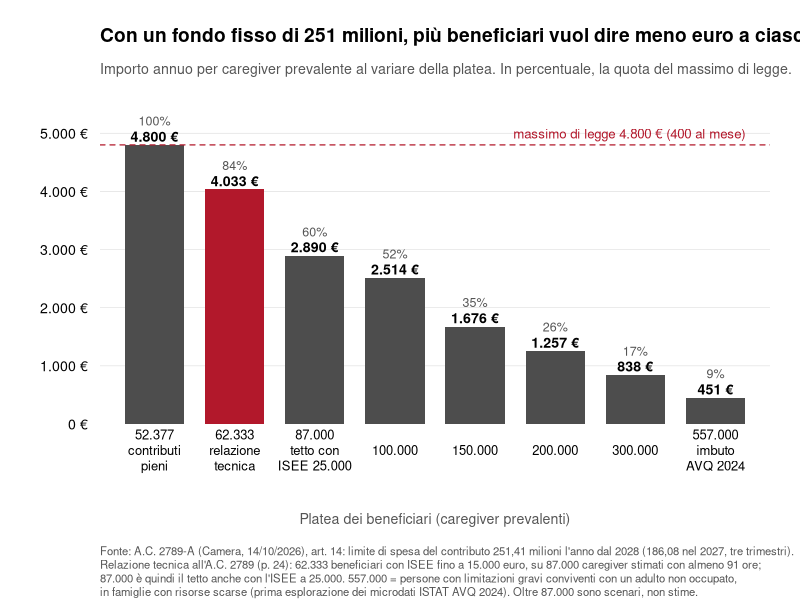
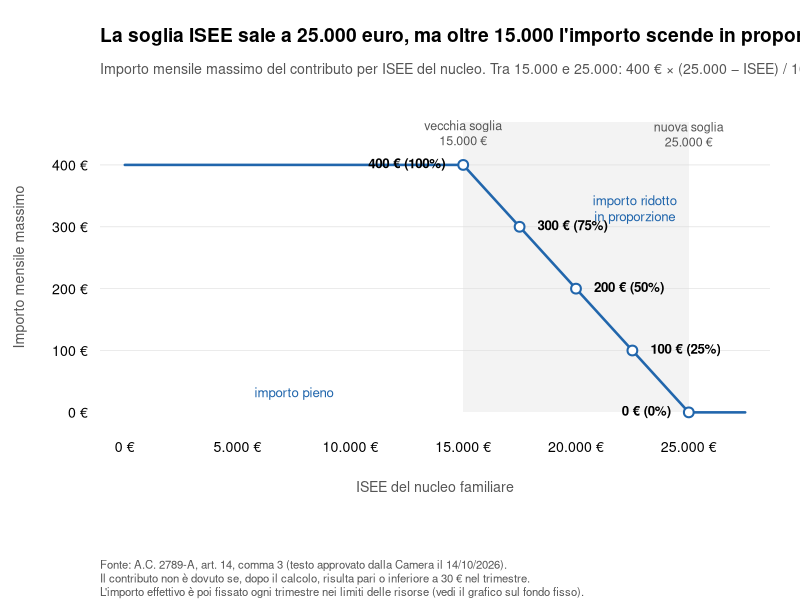
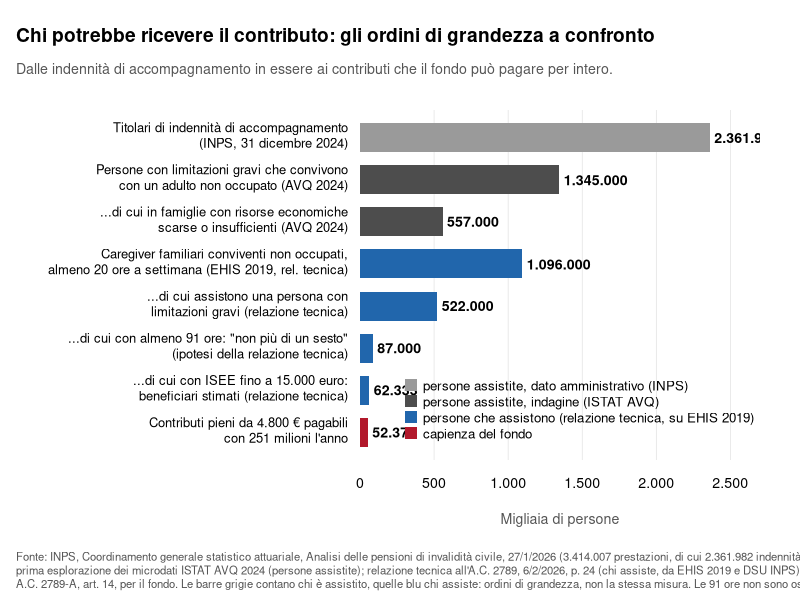

Write R code to recreate these figures, in order.
# =============================================================================
# 09_grafici_fondo_fisso.R
# Tre grafici per l'Allegato A della tesina, con R di base (nessun pacchetto).
#  G06  importo annuo per beneficiario al variare della platea (fondo fisso)
#  G07  formula dell'ISEE tra 15.000 e 25.000 euro
#  G08  gli ordini di grandezza della platea a confronto
# Gli stessi numeri dello script 08_fondo_fisso_platea.R.
# Se sul Mac le lettere accentate escono male, lancia prima:
#   Sys.setlocale("LC_ALL", "it_IT.UTF-8")
# =============================================================================

# --- Parametri (identici allo script 08) -------------------------------------
# Limite di spesa del contributo (art. 14, comma 5, del testo approvato dalla Camera):
# 186,08 milioni nel 2027 (si pagano tre trimestri), 251,41 milioni nel 2028,
# 251,21 nel 2029-2034, 251,01 dal 2035. Lo stanziamento complessivo della legge
# (257 milioni nel 2027, 260 dal 2028) comprende anche piattaforma e personale INPS.
FONDO_CONTRIBUTO <- 251.41e6          # euro l'anno a regime (2028)
FONDO_2027       <- 186.08e6          # euro nel 2027, tre trimestri
CONTRIBUTO_MAX <- 1200 * 4            # 4.800 euro l'anno
ISEE_PIENO     <- 15000
ISEE_MAX       <- 25000
# Relazione tecnica al disegno di legge (A.C. 2789, 6/2/2026, p. 24 dello stampato):
RT_CONVIVENTI_20H      <- 1096000   # caregiver familiari conviventi non occupati, almeno 20 ore (EHIS 2019)
RT_NON_OCCUPATI        <- 522000    # ...di cui assistono una persona con limitazioni gravi
RT_PLATEA_MAX          <- 87000     # ...di cui con almeno 91 ore: "non piu' di un sesto" (ipotesi del Governo)
RT_BENEFICIARI         <- 62333     # ...di cui con ISEE fino a 15.000 euro (71,64%, dati DSU INPS 2023-24)
AVQ_CONVIVENTI_NON_OCC <- 1345000
AVQ_RISORSE_SCARSE     <- 557000

# --- Aspetto comune -------------------------------------------------------------
# Sul Mac R scrive i PNG con "quartz"; altrove con "cairo" (serve per le lettere accentate).
TIPO_PNG <- if (Sys.info()[["sysname"]] == "Darwin") "quartz" else "cairo"
GRIGIO  <- "#4D4D4D"
ROSSO   <- "#B2182B"
BLU     <- "#2166AC"
GRIGLIA <- "#DDDDDD"
TESTO2  <- "#555555"
it <- function(x, dec = 0) format(round(x, dec), big.mark = ".", decimal.mark = ",", trim = TRUE)

dir.create(file.path("output", "grafici"), showWarnings = FALSE, recursive = TRUE)
apri <- function(nome, larghezza = 10, altezza = 6.4) {
  png(file.path("output", "grafici", paste0(nome, ".png")),
      width = larghezza, height = altezza, units = "in", res = 240, type = TIPO_PNG)
  par(family = "sans", mar = c(8.8, 5, 5.5, 1.5), mgp = c(3, 0.6, 0), las = 1,
      cex.axis = 0.85, bty = "n")
}
titoli <- function(titolo, sottotitolo, fonte) {
  mtext(titolo, side = 3, line = 3.2, adj = 0, font = 2, cex = 1.15)
  mtext(sottotitolo, side = 3, line = 1.6, adj = 0, cex = 0.85, col = TESTO2)
  mtext(fonte, side = 1, line = 7.8, adj = 0, cex = 0.68, col = TESTO2)
}

# =============================================================================
# G06 - importo annuo per beneficiario con fondo fisso
# =============================================================================
platea  <- c(FONDO_CONTRIBUTO / CONTRIBUTO_MAX, RT_BENEFICIARI, RT_PLATEA_MAX, 100000,
             150000, 200000, 300000, AVQ_RISORSE_SCARSE)
importo <- pmin(CONTRIBUTO_MAX, FONDO_CONTRIBUTO / platea)
etich   <- c(paste0(it(round(FONDO_CONTRIBUTO / CONTRIBUTO_MAX)), "\ncontributi\npieni"), "62.333\nrelazione\ntecnica", "87.000\ntetto con\nISEE 25.000", "100.000",
             "150.000", "200.000", "300.000", "557.000\nimbuto\nAVQ 2024")
colori  <- rep(GRIGIO, length(platea)); colori[2] <- ROSSO

apri("G06_importo_per_beneficiario_fondo_fisso")
b <- barplot(importo, names.arg = rep("", length(platea)), col = colori, border = NA,
             ylim = c(0, 5400), yaxt = "n", space = 0.35)
abline(h = seq(1000, 5000, 1000), col = GRIGLIA, lwd = 0.6)
barplot(importo, col = colori, border = NA, add = TRUE, axes = FALSE, names.arg = rep("", 8), space = 0.35)
axis(2, at = seq(0, 5000, 1000), labels = paste(it(seq(0, 5000, 1000)), "€"), col = NA, col.ticks = NA)
abline(h = CONTRIBUTO_MAX, col = ROSSO, lty = 2, lwd = 1.2)
text(max(b) + 0.5, CONTRIBUTO_MAX + 170, "massimo di legge 4.800 € (400 al mese)",
     adj = 1, cex = 0.8, col = ROSSO)
text(b, importo + 150, paste0(it(importo), " €"), cex = 0.85, font = 2)
text(b, importo + 420, paste0(round(100 * importo / CONTRIBUTO_MAX), "%"), cex = 0.75, col = TESTO2)
mtext(etich, side = 1, at = b, line = 0.5, cex = 0.78, padj = 0.5)
mtext("Platea dei beneficiari (caregiver prevalenti)", side = 1, line = 4.2, cex = 0.85, col = TESTO2)
titoli("Con un fondo fisso di 251 milioni, più beneficiari vuol dire meno euro a ciascuno",
       "Importo annuo per caregiver prevalente al variare della platea. In percentuale, la quota del massimo di legge.",
       paste0("Fonte: A.C. 2789-A (Camera, 14/10/2026), art. 14: limite di spesa del contributo 251,41 milioni l'anno dal 2028 (186,08 nel 2027, tre trimestri).\n",
              "Relazione tecnica all'A.C. 2789 (p. 24): 62.333 beneficiari con ISEE fino a 15.000 euro, su 87.000 caregiver stimati con almeno 91 ore;\n",
              "87.000 è quindi il tetto anche con l'ISEE a 25.000. 557.000 = persone con limitazioni gravi conviventi con un adulto non occupato,\n",
              "in famiglie con risorse scarse (prima esplorazione dei microdati ISTAT AVQ 2024). Oltre 87.000 sono scenari, non stime."))
dev.off()

# =============================================================================
# G07 - la formula dell'ISEE tra 15.000 e 25.000
# =============================================================================
isee  <- seq(0, 27500, by = 250)
coeff <- ifelse(isee <= ISEE_PIENO, 1,
         ifelse(isee >= ISEE_MAX, 0, (ISEE_MAX - isee) / (ISEE_MAX - ISEE_PIENO)))
mensile <- CONTRIBUTO_MAX * coeff / 12
punti <- c(15000, 17500, 20000, 22500, 25000)
punti_y <- CONTRIBUTO_MAX / 12 * ifelse(punti <= ISEE_PIENO, 1, (ISEE_MAX - punti) / 10000)

apri("G07_formula_isee_15000_25000")
plot(isee, mensile, type = "n", xlim = c(0, 27500), ylim = c(0, 470), xaxt = "n", yaxt = "n",
     xlab = "", ylab = "")
rect(ISEE_PIENO, 0, ISEE_MAX, 470, col = "#F3F3F3", border = NA)
abline(h = seq(100, 400, 100), col = GRIGLIA, lwd = 0.6)
axis(1, at = seq(0, 25000, 5000), labels = paste(it(seq(0, 25000, 5000)), "€"), col = NA, col.ticks = NA)
axis(2, at = seq(0, 400, 100), labels = paste(it(seq(0, 400, 100)), "€"), col = NA, col.ticks = NA)
lines(isee, mensile, col = BLU, lwd = 2.5)
points(punti, punti_y, pch = 21, bg = "white", col = BLU, lwd = 2, cex = 1.3)
text(punti, punti_y, paste0(it(punti_y), " € (", round(100 * punti_y / 400), "%)"),
     cex = 0.8, font = 2, pos = c(2, 4, 4, 4, 2), offset = 0.9)
text(ISEE_PIENO, 452, "vecchia soglia\n15.000 €", cex = 0.75, col = TESTO2, adj = 0.5)
text(ISEE_MAX, 450, "nuova soglia\n25.000 €", cex = 0.75, col = TESTO2, adj = 0.5)
text(7500, 30, "importo pieno", cex = 0.8, col = BLU)
text(22600, 330, "importo ridotto\nin proporzione", cex = 0.8, col = BLU)
mtext("ISEE del nucleo familiare", side = 1, line = 2.6, cex = 0.85, col = TESTO2)
mtext("Importo mensile massimo", side = 2, line = 3.6, cex = 0.85, col = TESTO2, las = 0)
titoli("La soglia ISEE sale a 25.000 euro, ma oltre 15.000 l'importo scende in proporzione",
       "Importo mensile massimo del contributo per ISEE del nucleo. Tra 15.000 e 25.000: 400 € × (25.000 − ISEE) / 10.000.",
       paste0("Fonte: A.C. 2789-A, art. 14, comma 3 (testo approvato dalla Camera il 14/10/2026).\n",
              "Il contributo non è dovuto se, dopo il calcolo, risulta pari o inferiore a 30 € nel trimestre.\n",
              "L'importo effettivo è poi fissato ogni trimestre nei limiti delle risorse (vedi il grafico sul fondo fisso)."))
dev.off()

# =============================================================================
# G08 - gli ordini di grandezza a confronto
# =============================================================================
INPS_ACCOMPAGNAMENTO <- 2361982   # indennità di accompagnamento vigenti al 31/12/2024
voci <- c("Titolari di indennità di accompagnamento\n(INPS, 31 dicembre 2024)",
          "Persone con limitazioni gravi che convivono\ncon un adulto non occupato (AVQ 2024)",
          "...di cui in famiglie con risorse economiche\nscarse o insufficienti (AVQ 2024)",
          "Caregiver familiari conviventi non occupati,\nalmeno 20 ore a settimana (EHIS 2019, rel. tecnica)",
          "...di cui assistono una persona con\nlimitazioni gravi (relazione tecnica)",
          "...di cui con almeno 91 ore: \"non più di un sesto\"\n(ipotesi della relazione tecnica)",
          "...di cui con ISEE fino a 15.000 euro:\nbeneficiari stimati (relazione tecnica)",
          "Contributi pieni da 4.800 € pagabili\ncon 251 milioni l'anno")
valori <- c(INPS_ACCOMPAGNAMENTO, AVQ_CONVIVENTI_NON_OCC, AVQ_RISORSE_SCARSE,
            RT_CONVIVENTI_20H, RT_NON_OCCUPATI, RT_PLATEA_MAX, RT_BENEFICIARI, FONDO_CONTRIBUTO / CONTRIBUTO_MAX)
tipo   <- c("inps", "assistiti", "assistiti", "caregiver", "caregiver", "caregiver", "caregiver", "fondo")
GRIGIO2 <- "#9A9A9A"
col8   <- c(inps = GRIGIO2, assistiti = GRIGIO, caregiver = BLU, fondo = ROSSO)[tipo]

png(file.path("output", "grafici", "G08_ordini_di_grandezza_platea.png"),
    width = 10, height = 7.6, units = "in", res = 240, type = TIPO_PNG)
par(family = "sans", mar = c(7, 18, 5.5, 2), mgp = c(3, 0.6, 0), las = 1, cex.axis = 0.85, bty = "n")
b <- barplot(rev(valori) / 1000, horiz = TRUE, col = rev(col8), border = NA, xlim = c(0, 2700),
             xaxt = "n", names.arg = rep("", length(valori)), space = 0.45)
abline(v = seq(500, 2500, 500), col = GRIGLIA, lwd = 0.6)
barplot(rev(valori) / 1000, horiz = TRUE, col = rev(col8), border = NA, add = TRUE, axes = FALSE,
        names.arg = rep("", length(valori)), space = 0.45)
axis(1, at = seq(0, 2500, 500), labels = it(seq(0, 2500, 500)), col = NA, col.ticks = NA)
mtext(rev(voci), side = 2, at = b, line = 0.6, cex = 0.78, adj = 1, padj = 0.4)
text(rev(valori) / 1000 + 30, b, it(rev(valori)), adj = 0, cex = 0.85, font = 2)
mtext("Migliaia di persone", side = 1, line = 2.4, cex = 0.85, col = TESTO2)
legend("bottomright", inset = c(0, 0.03), bty = "n", cex = 0.8, pch = 15, pt.cex = 1.6,
       col = c(GRIGIO2, GRIGIO, BLU, ROSSO),
       legend = c("persone assistite, dato amministrativo (INPS)", "persone assistite, indagine (ISTAT AVQ)",
                  "persone che assistono (relazione tecnica, su EHIS 2019)", "capienza del fondo"))
xs <- grconvertX(0.02, from = "ndc", to = "user")   # bordo sinistro della figura
mtext("Chi potrebbe ricevere il contributo: gli ordini di grandezza a confronto", side = 3, line = 3.2, at = xs, adj = 0, font = 2, cex = 1.15)
mtext("Dalle indennità di accompagnamento in essere ai contributi che il fondo può pagare per intero.",
      side = 3, line = 1.6, at = xs, adj = 0, cex = 0.85, col = TESTO2)
mtext(paste0("Fonte: INPS, Coordinamento generale statistico attuariale, Analisi delle pensioni di invalidità civile, 27/1/2026 (3.414.007 prestazioni, di cui 2.361.982 indennità);\n",
             "prima esplorazione dei microdati ISTAT AVQ 2024 (persone assistite); relazione tecnica all'A.C. 2789, 6/2/2026, p. 24 (chi assiste, da EHIS 2019 e DSU INPS);\n",
             "A.C. 2789-A, art. 14, per il fondo. Le barre grigie contano chi è assistito, quelle blu chi assiste: ordini di grandezza, non la stessa misura. Le 91 ore non sono osservate da nessuna indagine."),
      side = 1, line = 5.6, at = xs, adj = 0, cex = 0.68, col = TESTO2)
dev.off()

cat("Grafici salvati in output/grafici: G06, G07, G08\n")
